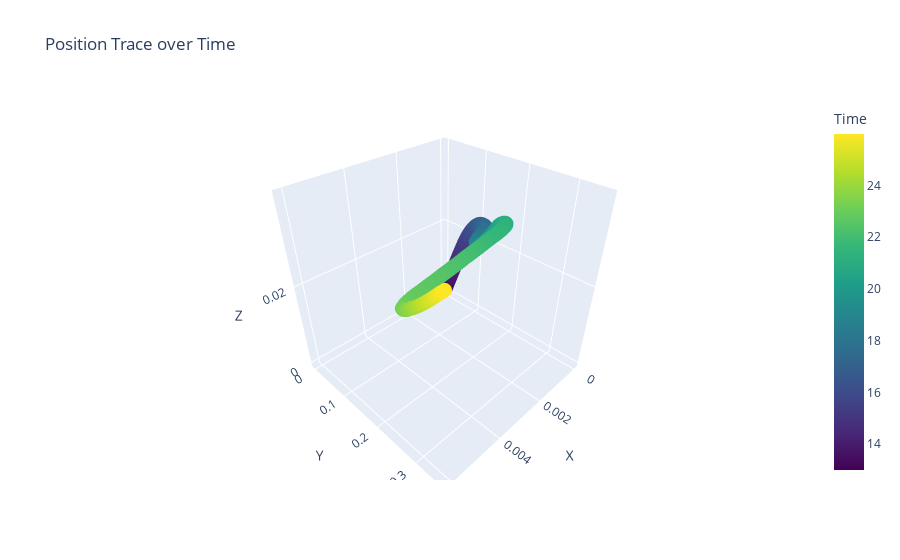

Source (notebook cell):
### Code cell
x_values = position[:,0] 
y_values = position[:,1] 
z_values = position[:,2] 
plot_trace(x_values, y_values, z_values, timestamps)

### Figure 1 — Plotly figure (JSON) as saved in the notebook; plotly's stock layout.template omitted (floating-point values rounded to 4 significant figures; data arrays with more than 128 entries replaced by an {"elided": "..."} marker saying what was removed)
{"data": [{"marker": {"color": {"elided": "1300 float values"}, "colorbar": {"title": {"text": "Time"}}, "colorscale": [[0, "#440154"], [0.1111, "#482878"], [0.2222, "#3e4989"], [0.3333, "#31688e"], [0.4444, "#26828e"], [0.5556, "#1f9e89"], [0.6667, "#35b779"], [0.7778, "#6ece58"], [0.8889, "#b5de2b"], [1, "#fde725"]], "size": 5}, "mode": "markers", "type": "scatter3d", "x": {"elided": "1300 float values"}, "y": {"elided": "1300 float values"}, "z": {"elided": "1300 float values"}}], "layout": {"scene": {"xaxis": {"title": {"text": "X"}}, "yaxis": {"title": {"text": "Y"}}, "zaxis": {"title": {"text": "Z"}}}, "title": {"text": "Position Trace over Time"}}}
